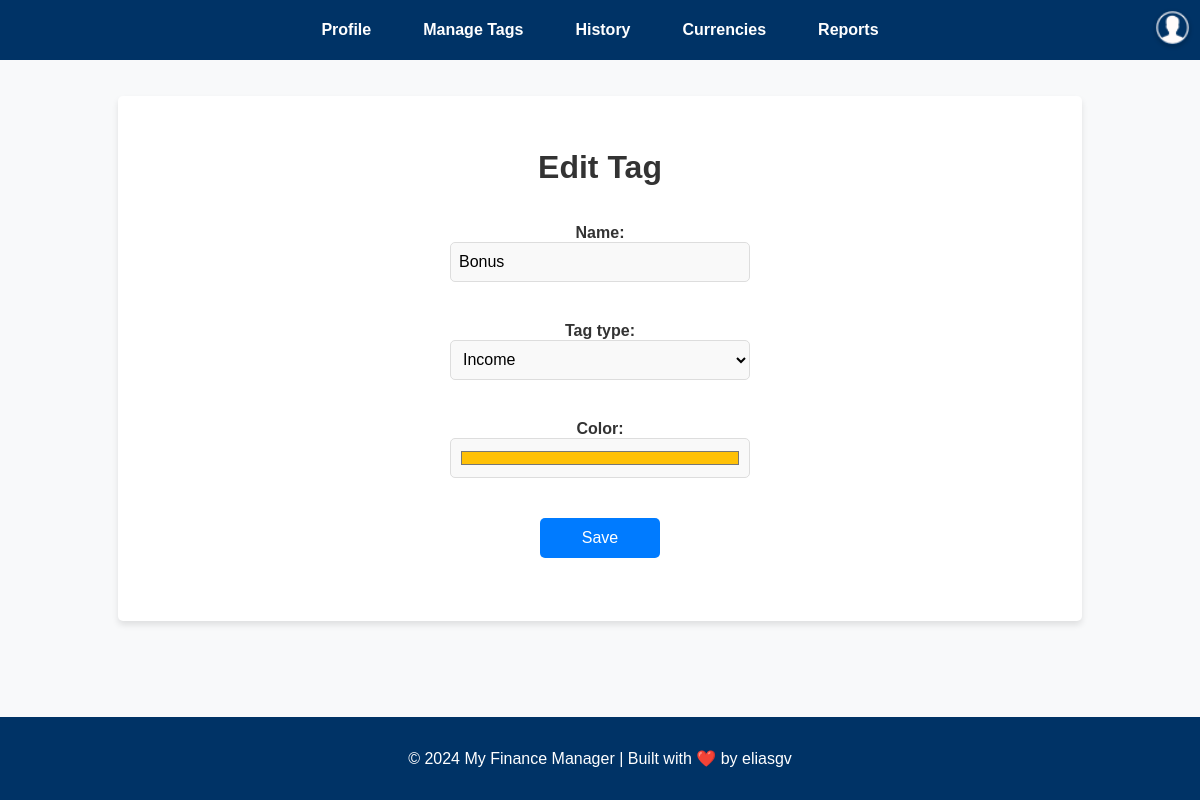
The page /tags/19/edit/ (signed in) on the database its author committed.
### tags/models.py (models this page shows, shortened)
class Tag(models.Model):
    TAG_TYPES = [
        ('income', 'Income'),
        ('expense', 'Expense'),
    ]
    user = models.ForeignKey(settings.AUTH_USER_MODEL, on_delete=models.CASCADE, related_name='tags')
    name = models.CharField(max_length=50)
    tag_type = models.CharField(max_length=7, choices=TAG_TYPES)
    color = models.CharField(max_length=7, default="#FFFFFF")
    class Meta:
        unique_together = ('user', 'name')

### tags/views.py (the view)
# urls.py: path('<int:tag_id>/edit/', views.edit_tag, name='edit_tag'),
@login_required
def edit_tag(request, tag_id):
    tag = get_object_or_404(Tag, id=tag_id, user=request.user)
    if request.method == 'POST':
        form = TagForm(request.POST, instance=tag)
        if form.is_valid():
            form.save()
            return redirect('tags:list_tags')
    else:
        form = TagForm(instance=tag)
    return render(request, 'tags/form_tag.html', {'form': form})

### tags/forms.py
class TagForm(forms.ModelForm):
    class Meta:
        model = Tag
        fields = ['name', 'tag_type', 'color']
        widgets = {
            'name': forms.TextInput(attrs={'placeholder': 'Tag Name'}),
            'tag_type': forms.Select(attrs={'class': 'tag-type-select'}),
            'color': forms.TextInput(attrs={'type': 'color'}),
        }

### templates/tags/form_tag.html (shortened to what this page needs)
{% extends 'base.html' %}
{% block content %}
<div class="form-container">
    <h1 class="form-title">
        {{ form.instance.id|yesno:"Edit Tag,Create Tag" }}
    </h1>
    <form method="post" class="tag-form">
        <div class="form-fields">
            {{ form.as_p }}
        </div>
        <div class="form-actions">
            <button type="submit" class="btn btn-primary">Save</button>
        </div>
    </form>
</div>
{% endblock %}

### static/css/global.css (style rules this page uses)
body { font-family: 'Arial', sans-serif; background-color: #f4f7fa; margin: 0; padding: 0; color: #333; display: flex; flex-direction: column; min-height: 100vh; min-width: 100hv; overflow-y: scroll; scrollbar-width: none; }

### static/css/profile.css (style rules this page uses)
body { font-family: 'Arial', sans-serif; background-color: #f8f9fa; margin: 0; padding: 0; display: flex; justify-content: center; align-items: center; min-height: 100vh; }
form { width: 100%; display: flex; flex-direction: column; gap: 1.5rem; }
label { font-weight: 600; margin-bottom: 0.5rem; font-size: 1rem; color: #003366; }
input, select { width: 100%; padding: 0.8rem; border: 1px solid #ddd; border-radius: 5px; font-size: 1rem; background-color: #f9f9f9; box-sizing: border-box; }
.btn { padding: 0.6rem 1.2rem; font-size: 1rem; border-radius: 5px; cursor: pointer; transition: background-color 0.3s ease; height: 40px; width: 120px; text-decoration: none; border: none; text-align: center; margin-bottom:1rem; }

### static/css/tags.css (style rules this page uses)
.btn { padding: 0.6rem 1.2rem; font-size: 1rem; border-radius: 5px; cursor: pointer; transition: background-color 0.3s ease; height: 40px; width: 120px; text-decoration: none; border: none; text-align: center; }
.btn-primary { background-color: #007bff; color: white; }
.tag-form { display: flex; flex-direction: column; align-items: center; justify-content: center; gap: 1.5rem; }
.form-fields { display: flex; flex-direction: column; gap: 0.5rem; width: 100%; max-width: 300px; }
.form-fields label { font-size: 1rem; font-weight: bold; color: #333; text-align: left; }
.form-fields input[type="text"], .form-fields select, .form-fields input[type="color"] { width: 100%; height: 40px; border: 1px solid #ddd; border-radius: 5px; padding: 0.5rem; font-size: 1rem; box-sizing: border-box; }

### static/css/transactions.css (style rules this page uses)
.btn { padding: 0.6rem 1.2rem; font-size: 1rem; border-radius: 5px; cursor: pointer; transition: background-color 0.3s ease; height: 40px; width: 120px; text-decoration: none; border: none; text-align: center; }

### rows shown on the page
Tag: instance.id "Edit Tag", name "Bonus", tag_type "Income", color "#ffc107"
